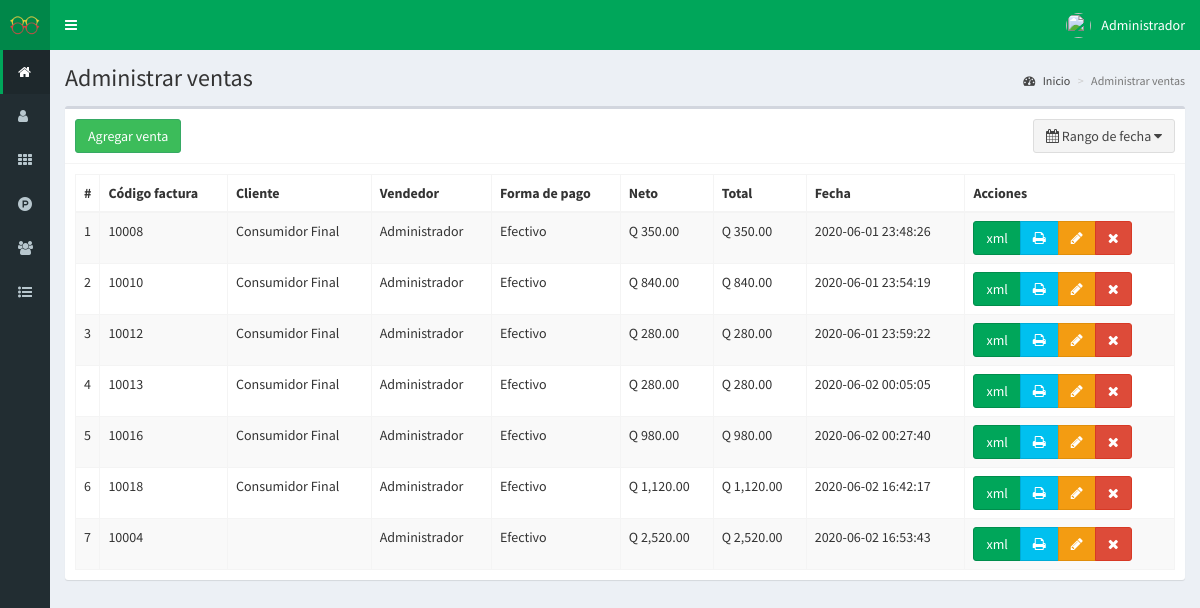
/ventas (signed in), run on the app's committed database.
### tables this page shows
CREATE TABLE `ventas` (
  `id` int(11) NOT NULL,
  `codigo` int(11) NOT NULL,
  `id_cliente` int(11) NOT NULL,
  `id_vendedor` int(11) NOT NULL,
  `productos` text NOT NULL,
  `anticipo` float NOT NULL,
  `neto` float NOT NULL,
  `total` float NOT NULL,
  `metodo_pago` text NOT NULL,
  `id_Estado` int(11) DEFAULT NULL,
  `fecha` timestamp NOT NULL DEFAULT current_timestamp() ON UPDATE current_timestamp()
);

CREATE TABLE `clientes` (
  `id` int(11) NOT NULL,
  `nombre` text NOT NULL,
  `documento` int(11) NOT NULL,
  `email` text NOT NULL,
  `telefono` text NOT NULL,
  `direccion` text NOT NULL,
  `fecha_nacimiento` date NOT NULL,
  `compras` int(11) NOT NULL,
  `ultima_compra` datetime NOT NULL,
  `fecha` timestamp NOT NULL DEFAULT current_timestamp() ON UPDATE current_timestamp()
);

CREATE TABLE `usuarios` (
  `id` int(11) NOT NULL,
  `nombre` text NOT NULL,
  `usuario` text NOT NULL,
  `password` text NOT NULL,
  `perfil` text NOT NULL,
  `foto` text NOT NULL,
  `estado` int(11) NOT NULL,
  `ultimo_login` datetime NOT NULL,
  `fecha` timestamp NOT NULL DEFAULT current_timestamp() ON UPDATE current_timestamp()
);

### controladores/plantilla.controlador.php (called while the page is built)
<?php
class ControladorPlantilla{
	static public function ctrPlantilla(){
		include "vistas/plantilla.php";
	}
}

### index.php (called while the page is built, shortened)
<?php
require_once "controladores/plantilla.controlador.php";
require_once "controladores/usuarios.controlador.php";
require_once "controladores/clientes.controlador.php";
require_once "controladores/ventas.controlador.php";
require_once "modelos/usuarios.modelo.php";
require_once "modelos/clientes.modelo.php";
require_once "modelos/ventas.modelo.php";
$plantilla = new ControladorPlantilla();
$plantilla -> ctrPlantilla();

### controladores/ventas.controlador.php (called while the page is built, shortened)
<?php
class ControladorVentas{
	static public function ctrRangoFechasVentas($fechaInicial, $fechaFinal){
		$tabla = "ventas";
		$respuesta = ModeloVentas::mdlRangoFechasVentas($tabla, $fechaInicial, $fechaFinal);
		return $respuesta;
	}
}

### modelos/conexion.php (called while the page is built)
<?php
class Conexion{
	static public function conectar(){
		$link = new PDO("mysql:host=localhost;dbname=pos",
			            "root",
			            "");
		$link->exec("set names utf8");
		return $link;
	}
}

### modelos/ventas.modelo.php (called while the page is built, shortened)
<?php
require_once "conexion.php";
class ModeloVentas{
	static public function mdlRangoFechasVentas($tabla, $fechaInicial, $fechaFinal){
		if($fechaInicial == null){
			$stmt = Conexion::conectar()->prepare("SELECT * FROM $tabla WHERE id_Estado = 1 ORDER BY id ASC");
			$stmt -> execute();
			return $stmt -> fetchAll();
		}else if($fechaInicial == $fechaFinal){
			$stmt = Conexion::conectar()->prepare("SELECT * FROM $tabla WHERE fecha like '%$fechaFinal%'");
			$stmt -> bindParam(":fecha", $fechaFinal, PDO::PARAM_STR);
			$stmt -> execute();
			return $stmt -> fetchAll();
		}
	}
}

### controladores/clientes.controlador.php (called while the page is built, shortened)
<?php
class ControladorClientes{
	static public function ctrMostrarClientes($item, $valor){
		$tabla = "clientes";
		$respuesta = ModeloClientes::mdlMostrarClientes($tabla, $item, $valor);
		return $respuesta;
	}
}

### modelos/clientes.modelo.php (called while the page is built, shortened)
<?php
require_once "conexion.php";
class ModeloClientes{
	static public function mdlMostrarClientes($tabla, $item, $valor){
		if($item != null){
			$stmt = Conexion::conectar()->prepare("SELECT * FROM $tabla WHERE $item = :$item");
			$stmt -> bindParam(":".$item, $valor, PDO::PARAM_STR);
			$stmt -> execute();
			return $stmt -> fetch();
		}else{
			$stmt = Conexion::conectar()->prepare("SELECT * FROM $tabla");
			$stmt -> execute();
			return $stmt -> fetchAll();
		}
	}
}

### controladores/usuarios.controlador.php (called while the page is built, shortened)
<?php
class ControladorUsuarios{
	static public function ctrMostrarUsuarios($item, $valor){
		$tabla = "usuarios";
		$respuesta = ModeloUsuarios::MdlMostrarUsuarios($tabla, $item, $valor);
		return $respuesta;
	}
}

### modelos/usuarios.modelo.php (called while the page is built, shortened)
<?php
require_once "conexion.php";
class ModeloUsuarios{
	static public function mdlMostrarUsuarios($tabla, $item, $valor){
		if($item != null){
			$stmt = Conexion::conectar()->prepare("SELECT * FROM $tabla WHERE $item = :$item");
			$stmt -> bindParam(":".$item, $valor, PDO::PARAM_STR);
			$stmt -> execute();
			return $stmt -> fetch();
		}else{
			$stmt = Conexion::conectar()->prepare("SELECT * FROM $tabla");
			$stmt -> execute();
			return $stmt -> fetchAll();
		}
	}
}

### vistas/modulos/ventas.php (the view, shortened to what this page needs)
<div class="content-wrapper">
  <section class="content-header">
    <h1>
      Administrar ventas
    </h1>
    <ol class="breadcrumb">
      <li><a href="inicio"><i class="fa fa-dashboard"></i> Inicio</a></li>
      <li class="active">Administrar ventas</li>
    </ol>
  </section>
  <section class="content">
    <div class="box">
      <div class="box-header with-border">
        <a href="crear-venta">
          <button class="btn btn-primary">
            Agregar venta
          </button>
        </a>
         <button type="button" class="btn btn-default pull-right" id="daterange-btn">
            <span>
              <i class="fa fa-calendar"></i>
              <?php
                if(isset($_GET["fechaInicial"])){
                  echo $_GET["fechaInicial"]." - ".$_GET["fechaFinal"];
                }else{
                  echo 'Rango de fecha';
                }
              ?>
            </span>
            <i class="fa fa-caret-down"></i>
         </button>
      </div>
      <div class="box-body">
       <table class="table table-bordered table-striped dt-responsive tablas" width="100%">
        <thead>
         <tr>
           <th style="width:10px">#</th>
           <th>Código factura</th>
           <th>Cliente</th>
           <th>Vendedor</th>
           <th>Forma de pago</th>
           <th>Neto</th>
           <th>Total</th>
           <th>Fecha</th>
           <th>Acciones</th>
         </tr>
        </thead>
        <tbody>
        <?php
          if(isset($_GET["fechaInicial"])){
            $fechaInicial = $_GET["fechaInicial"];
            $fechaFinal = $_GET["fechaFinal"];
          }else{
            $fechaInicial = null;
            $fechaFinal = null;
          }
          $respuesta = ControladorVentas::ctrRangoFechasVentas($fechaInicial, $fechaFinal);
          foreach ($respuesta as $key => $value) {
           echo '<tr>
                  <td>'.($key+1).'</td>
                  <td>'.$value["codigo"].'</td>';
                  $itemCliente = "id";
                  $valorCliente = $value["id_cliente"];
                  $respuestaCliente = ControladorClientes::ctrMostrarClientes($itemCliente, $valorCliente);
                  echo '<td>'.$respuestaCliente["nombre"].'</td>';
                  $itemUsuario = "id";
                  $valorUsuario = $value["id_vendedor"];
                  $respuestaUsuario = ControladorUsuarios::ctrMostrarUsuarios($itemUsuario, $valorUsuario);
                  echo '<td>'.$respuestaUsuario["nombre"].'</td>
                  <td>'.$value["metodo_pago"].'</td>
                  <td>Q '.number_format($value["neto"],2).'</td>
                  <td>Q '.number_format($value["total"],2).'</td>
                  <td>'.$value["fecha"].'</td>
                  <td>
                    <div class="btn-group">
                      <a class="btn btn-success" href="index.php?ruta=ventas&xml='.$value["codigo"].'">xml</a>
                      <button class="btn btn-info btnImprimirFactura" codigoVenta="'.$value["codigo"].'">
                        <i class="fa fa-print"></i>
                      </button>';
                      if($_SESSION["perfil"] == "Administrador"){
                      echo '<button class="btn btn-warning btnEditarVenta" idVenta="'.$value["id"].'"><i class="fa fa-pencil"></i></button>
                      <button class="btn btn-danger btnEliminarVenta" idVenta="'.$value["id"].'"><i class="fa fa-times"></i></button>';
                    }
                    echo '</div>
                  </td>
                </tr>';
            }
        ?>
        </tbody>
       </table>
      </div>
    </div>
  </section>
</div>

### vistas/plantilla.php (shortened to what this page needs)
<!DOCTYPE html>
<html>
<head>
  <link rel="stylesheet" href="vistas/bower_components/bootstrap/dist/css/bootstrap.min.css">
  <link rel="stylesheet" href="vistas/bower_components/font-awesome/css/font-awesome.min.css">
  <link rel="stylesheet" href="vistas/bower_components/Ionicons/css/ionicons.min.css">
  <link rel="stylesheet" href="vistas/dist/css/AdminLTE.css">
  <link rel="stylesheet" href="vistas/dist/css/skins/_all-skins.min.css">
  <link rel="stylesheet" href="vistas/bower_components/datatables.net-bs/css/dataTables.bootstrap.min.css">
  <link rel="stylesheet" href="vistas/bower_components/datatables.net-bs/css/responsive.bootstrap.min.css">
  <link rel="stylesheet" href="vistas/plugins/iCheck/all.css">
  <link rel="stylesheet" href="vistas/bower_components/bootstrap-daterangepicker/daterangepicker.css">
  <link rel="stylesheet" href="vistas/bower_components/morris.js/morris.css">
</head>
<body class="hold-transition skin-green sidebar-collapse sidebar-mini login-page">
  <?php
  if(isset($_SESSION["iniciarSesion"]) && $_SESSION["iniciarSesion"] == "ok"){
   echo '<div class="wrapper">';
    include "modulos/cabezote.php";
    include "modulos/menu.php";
    if(isset($_GET["ruta"])){
      if($_GET["ruta"] == "inicio" ||
         $_GET["ruta"] == "usuarios" ||
         $_GET["ruta"] == "categorias" ||
         $_GET["ruta"] == "productos" ||
         $_GET["ruta"] == "clientes" ||
         $_GET["ruta"] == "ventas" ||
         $_GET["ruta"] == "crear-venta" ||
         $_GET["ruta"] == "editar-venta" ||
         $_GET["ruta"] == "reportes" ||
         $_GET["ruta"] == "anticipos" ||
         $_GET["ruta"] == "salir"){
        include "modulos/".$_GET["ruta"].".php";
      }else{
        include "modulos/404.php";
      }
    }else{
      include "modulos/inicio.php";
    }
    echo '</div>';
  }else{
    include "modulos/login.php";
  }
  ?>
</body>
</html>

### vistas/modulos/cabezote.php (shortened to what this page needs)
<header class="main-header">
<a href="inicio" class="logo">
	<span class="logo-mini">
		<img src="vistas/img/plantilla/icono-blanco.png" class="img-responsive" style="padding:10px">
	</span>
</a>
<nav class="navbar navbar-static-top" role="navigation">
 	<a href="#" class="sidebar-toggle" data-toggle="push-menu" role="button">
     	</a>
	<div class="navbar-custom-menu">
		<ul class="nav navbar-nav">
			<li class="dropdown user user-menu">
				<a href="#" class="dropdown-toggle" data-toggle="dropdown">
				<?php
				if($_SESSION["foto"] != ""){
					echo '<img src="'.$_SESSION["foto"].'" class="user-image">';
				}else{
					echo '<img src="vistas/img/usuarios/default/anonymous.png" class="user-image">';
				}
				?>
					<span class="hidden-xs"><?php  echo $_SESSION["nombre"]; ?></span>
				</a>
			</li>
		</ul>
	</div>
</nav>
</header>

### vistas/modulos/menu.php (shortened to what this page needs)
<aside class="main-sidebar">
	 <section class="sidebar">
		<ul class="sidebar-menu">
		<?php
		if($_SESSION["perfil"] == "Administrador"){
			echo '<li class="active">
				<a href="inicio">
					<i class="fa fa-home"></i>
					<span>Inicio</span>
				</a>
			</li>
			<li>
				<a href="usuarios">
					<i class="fa fa-user"></i>
					<span>Usuarios</span>
				</a>
			</li>';
		}
		if($_SESSION["perfil"] == "Administrador" || $_SESSION["perfil"] == "Especial"){
			echo '<li>
				<a href="categorias">
					<i class="fa fa-th"></i>
					<span>Categorías</span>
				</a>
			</li>
			<li>
				<a href="productos">
					<i class="fa fa-product-hunt"></i>
					<span>Productos</span>
				</a>
			</li>';
		}
		if($_SESSION["perfil"] == "Administrador" || $_SESSION["perfil"] == "Vendedor"){
			echo '<li>
				<a href="clientes">
					<i class="fa fa-users"></i>
					<span>Clientes</span>
				</a>
			</li>';
		}
		if($_SESSION["perfil"] == "Administrador" || $_SESSION["perfil"] == "Vendedor"){
			echo '<li class="treeview">
				<a href="#">
					<i class="fa fa-list-ul"></i>
					<span>Ventas</span>
					<span class="pull-right-container">
						<i class="fa fa-angle-left pull-right"></i>
					</span>
				</a>
				<ul class="treeview-menu">
					<li>
						<a href="ventas">
							<i class="fa fa-circle-o"></i>
							<span>Administrar ventas</span>
						</a>
					</li>
					<li>
						<a href="crear-venta">
							<i class="fa fa-circle-o"></i>
							<span>Crear venta</span>
						</a>
					</li>
					<li>
						<a href="anticipos">
							<i class="fa fa-circle-o"></i>
							<span>Administar anticipos</span>
						</a>
					</li>';
				echo '</ul>
			</li>';
		}
		?>
		</ul>
	 </section>
</aside>

### data on the page
ventas: codigo "10008", id_cliente.nombre "Consumidor Final", usuarios.nombre "Administrador", metodo_pago "Efectivo", neto "350.00", total "350.00", fecha "2020-06-01 23:48:26"
ventas: codigo "10010", id_cliente.nombre "Consumidor Final", usuarios.nombre "Administrador", metodo_pago "Efectivo", neto "840.00", total "840.00", fecha "2020-06-01 23:54:19"
ventas: codigo "10012", id_cliente.nombre "Consumidor Final", usuarios.nombre "Administrador", metodo_pago "Efectivo", neto "280.00", total "280.00", fecha "2020-06-01 23:59:22"
ventas: codigo "10013", id_cliente.nombre "Consumidor Final", usuarios.nombre "Administrador", metodo_pago "Efectivo", neto "280.00", total "280.00", fecha "2020-06-02 00:05:05"
ventas: codigo "10016", id_cliente.nombre "Consumidor Final", usuarios.nombre "Administrador", metodo_pago "Efectivo", neto "980.00", total "980.00", fecha "2020-06-02 00:27:40"
ventas: codigo "10018", id_cliente.nombre "Consumidor Final", usuarios.nombre "Administrador", metodo_pago "Efectivo", neto "1,120.00", total "1,120.00", fecha "2020-06-02 16:42:17"
ventas: codigo "10004", usuarios.nombre "Administrador", metodo_pago "Efectivo", neto "2,520.00", total "2,520.00", fecha "2020-06-02 16:53:43"

### other printed values
$_SESSION["nombre"] "Administrador"
